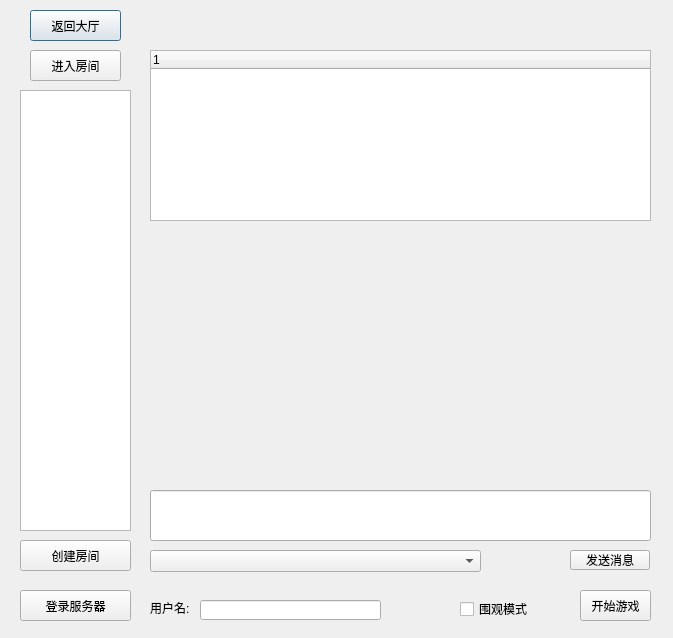
<?xml version="1.0" encoding="UTF-8"?>
<ui version="4.0">
 <class>Dialog</class>
 <widget class="QDialog" name="Dialog">
  <property name="geometry">
   <rect>
    <x>0</x>
    <y>0</y>
    <width>673</width>
    <height>638</height>
   </rect>
  </property>
  <property name="windowTitle">
   <string>Dialog</string>
  </property>
  <widget class="QPushButton" name="leaveRoom">
   <property name="geometry">
    <rect>
     <x>30</x>
     <y>10</y>
     <width>91</width>
     <height>31</height>
    </rect>
   </property>
   <property name="text">
    <string>返回大厅</string>
   </property>
  </widget>
  <widget class="QPushButton" name="btnStart">
   <property name="geometry">
    <rect>
     <x>580</x>
     <y>590</y>
     <width>71</width>
     <height>31</height>
    </rect>
   </property>
   <property name="text">
    <string>开始游戏</string>
   </property>
  </widget>
  <widget class="QPushButton" name="btnLogin">
   <property name="geometry">
    <rect>
     <x>20</x>
     <y>590</y>
     <width>111</width>
     <height>31</height>
    </rect>
   </property>
   <property name="text">
    <string>登录服务器</string>
   </property>
  </widget>
  <widget class="QTreeWidget" name="roomlist">
   <property name="geometry">
    <rect>
     <x>20</x>
     <y>90</y>
     <width>111</width>
     <height>441</height>
    </rect>
   </property>
   <attribute name="headerVisible">
    <bool>false</bool>
   </attribute>
   <column>
    <property name="text">
     <string notr="true">1</string>
    </property>
   </column>
  </widget>
  <widget class="QTreeWidget" name="userlist">
   <property name="geometry">
    <rect>
     <x>150</x>
     <y>50</y>
     <width>501</width>
     <height>171</height>
    </rect>
   </property>
   <attribute name="headerVisible">
    <bool>true</bool>
   </attribute>
   <column>
    <property name="text">
     <string notr="true">1</string>
    </property>
   </column>
  </widget>
  <widget class="QPushButton" name="btnCreateRoom">
   <property name="geometry">
    <rect>
     <x>20</x>
     <y>540</y>
     <width>111</width>
     <height>31</height>
    </rect>
   </property>
   <property name="text">
    <string>创建房间</string>
   </property>
  </widget>
  <widget class="QLineEdit" name="edtName">
   <property name="geometry">
    <rect>
     <x>200</x>
     <y>600</y>
     <width>181</width>
     <height>20</height>
    </rect>
   </property>
  </widget>
  <widget class="QLabel" name="label">
   <property name="geometry">
    <rect>
     <x>150</x>
     <y>600</y>
     <width>41</width>
     <height>16</height>
    </rect>
   </property>
   <property name="text">
    <string>用户名:</string>
   </property>
  </widget>
  <widget class="QComboBox" name="cbbObj">
   <property name="geometry">
    <rect>
     <x>150</x>
     <y>550</y>
     <width>331</width>
     <height>22</height>
    </rect>
   </property>
  </widget>
  <widget class="QLineEdit" name="edtMsg">
   <property name="geometry">
    <rect>
     <x>150</x>
     <y>490</y>
     <width>501</width>
     <height>51</height>
    </rect>
   </property>
  </widget>
  <widget class="QPushButton" name="btnSend">
   <property name="geometry">
    <rect>
     <x>570</x>
     <y>550</y>
     <width>80</width>
     <height>20</height>
    </rect>
   </property>
   <property name="text">
    <string>发送消息</string>
   </property>
  </widget>
  <widget class="QPushButton" name="enterRoom">
   <property name="geometry">
    <rect>
     <x>30</x>
     <y>50</y>
     <width>91</width>
     <height>31</height>
    </rect>
   </property>
   <property name="text">
    <string>进入房间</string>
   </property>
  </widget>
  <widget class="QCheckBox" name="chkJoinGame">
   <property name="geometry">
    <rect>
     <x>460</x>
     <y>600</y>
     <width>101</width>
     <height>18</height>
    </rect>
   </property>
   <property name="text">
    <string>围观模式</string>
   </property>
  </widget>
 </widget>
 <resources/>
 <connections/>
</ui>
